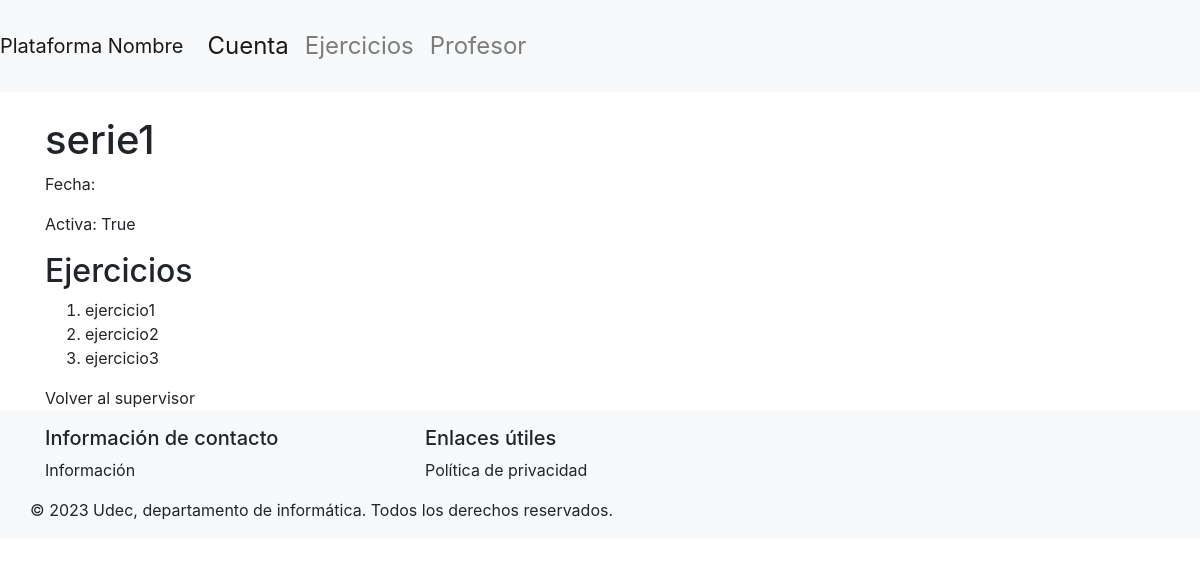
Screenshot of /dashDocente/1/serie/1 (signed in) with the database file from the repository.
### basedatos/modelos.py (models this page shows, shortened)
class Serie(db.Model):
    id = db.Column(db.Integer, primary_key=True)
    nombre = db.Column(db.String(50), nullable=False, unique=True)
    activa = db.Column(db.Boolean(), nullable=False, default=True)
    ejercicios = db.relationship('Ejercicio', order_by=Ejercicio.id, back_populates='serie')

class Ejercicio(db.Model):
    id = db.Column(db.Integer, primary_key=True)
    nombre = db.Column(db.String(50), nullable=False, unique=True)
    path_ejercicio = db.Column(db.String(200), nullable=False)
    enunciado = db.Column(db.String(), nullable=False)
    id_serie = db.Column(db.Integer, db.ForeignKey('serie.id'), nullable=False)
    serie = db.relationship('Serie', back_populates='ejercicios')

### main.py (the view)
@app.route('/dashDocente/<int:supervisor_id>/serie/<int:id>')
@login_required
def detallesSeries(supervisor_id, id):
    if not verify_supervisor(supervisor_id):
        flash('No tienes permiso para acceder a este dashboard. Debes ser un Supervisor.', 'danger')
        return redirect(url_for('login'))
    serie = Serie.query.get(id)
    ejercicios = Ejercicio.query.filter_by(id_serie=id).all()
    return render_template('detallesSerie.html', serie=serie, ejercicios=ejercicios, supervisor_id=supervisor_id)

### basedatos/modelos.py (called while the page is built)
    @property
    def is_authenticated(self):
        return True

### main.py (called while the page is built)
@login_manager.user_loader
def load_user(user_id):
    if user_id.startswith("e"):
        user = db.session.get(Estudiante, int(user_id[1:]))
    elif user_id.startswith("s"):
        user = db.session.get(Supervisor, int(user_id[1:]))
    else:
        return None
    return user

def verify_supervisor(supervisor_id):
    if not isinstance(current_user, Supervisor):
        flash('No tienes permiso para acceder a este dashboard. Debes ser un Supervisor.', 'danger')
        return False
    if current_user.id != supervisor_id:
        flash('No tienes permiso para acceder a este dashboard.', 'danger')
        return False
    return True

### templates/detallesSerie.html (shortened to what this page needs)
{% extends "layout.html" %}
{% block content %}
<h1>{{ serie.nombre }}</h1>
<p>Fecha: {{ serie.fecha }}</p>
<p>Activa: {{ serie.activa }}</p>
<h2>Ejercicios</h2>
<ol>
    {% for ejercicio in ejercicios %}
        <li>
            <a href="{{ url_for('detallesEjercicio', supervisor_id=supervisor_id, id=ejercicio.id) }}">{{ ejercicio.nombre }}</a>
        </li>
    {% endfor %}
    </ol>
<a href="{{ url_for('dashDocente', supervisor_id=supervisor_id) }}">Volver al supervisor</a>
{% endblock %}

### templates/layout.html (style rules this page uses)
a { color: inherit; }

### rows the page displays
Serie: nombre "serie1", activa "True"
Ejercicio: nombre "ejercicio1"
Ejercicio: nombre "ejercicio2"
Ejercicio: nombre "ejercicio3"
